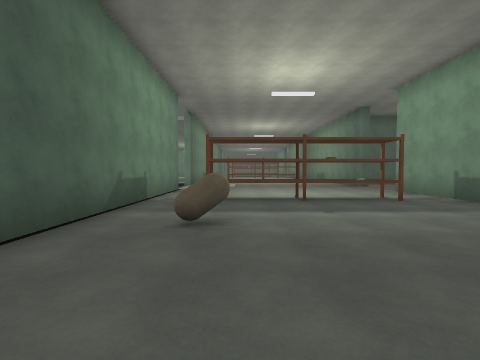
view 1 (above)

24 first-person views from a walk through a 3-D level made in the Unity game engine. The camera is 1.4 m above the floor, tilts 2° down and sees 85° across. The floor is counted in squares, 2 m on a side. Each view is taken from the middle of a square. On the plan, view 1 faces up. The plan holds only what a view shows up to about 9 squares ahead; the rest is blank. The place goes on beyond the plan. The player character is not drawn.

view 2
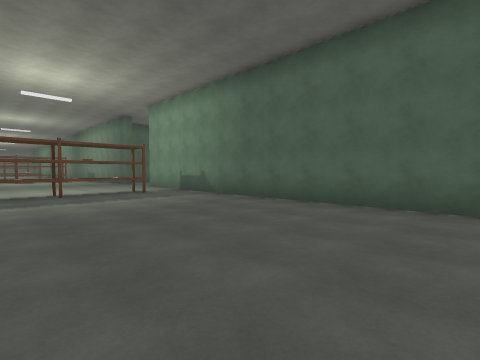

view 3
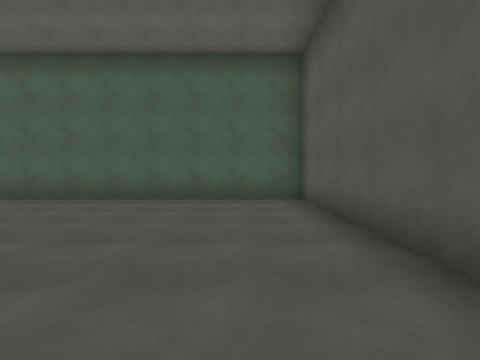

view 4
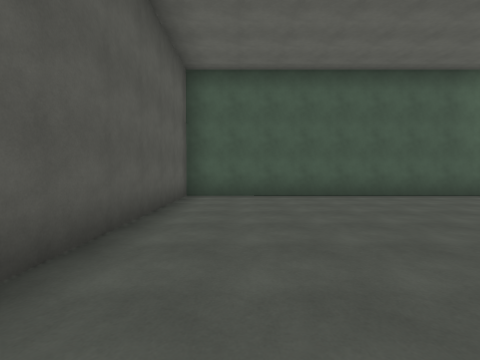

view 5
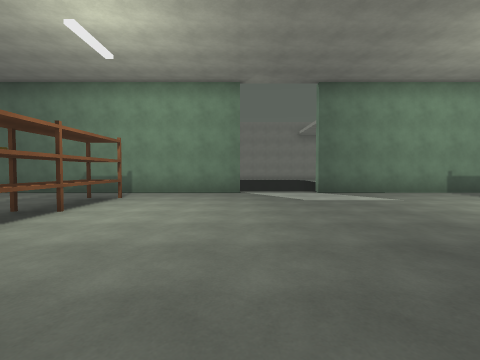

view 6
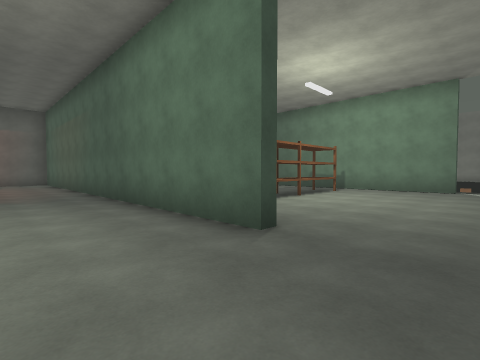

view 7
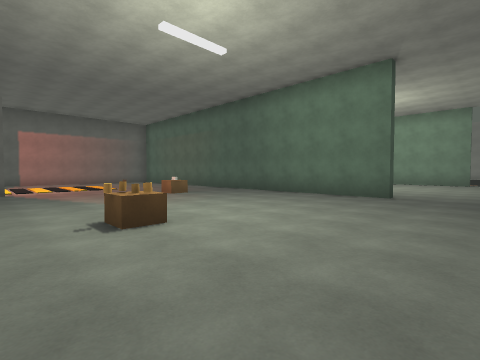

view 8
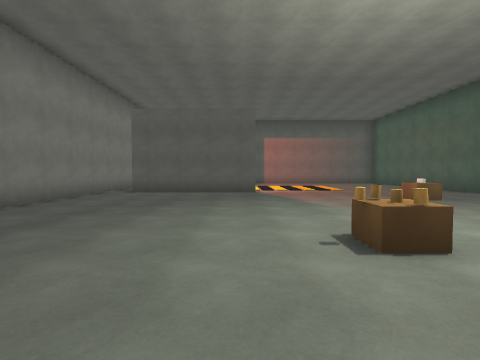

view 9
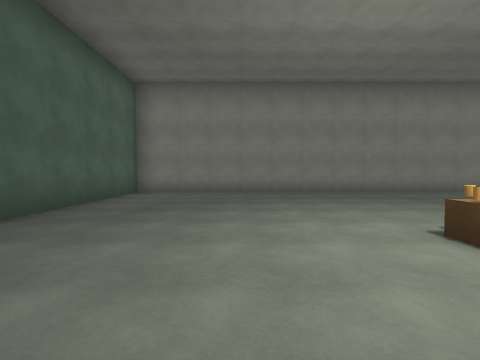

view 10
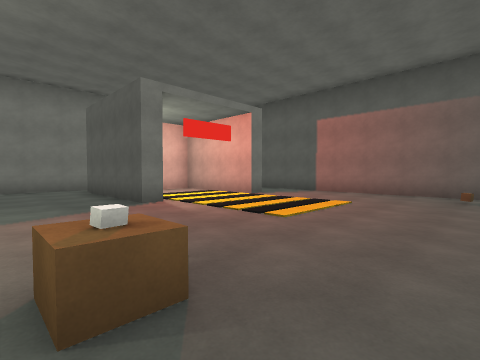

view 11
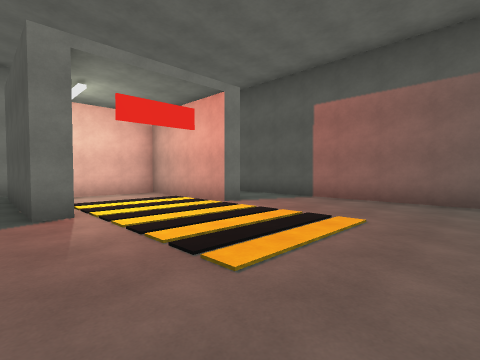

view 12
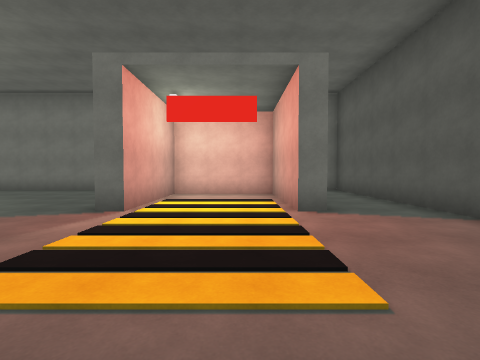

view 13
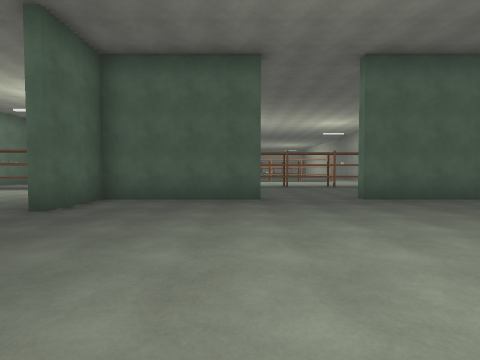

view 14
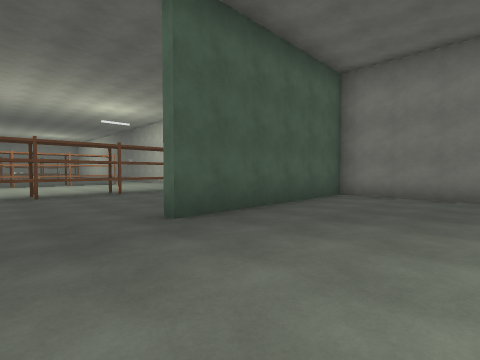

view 15
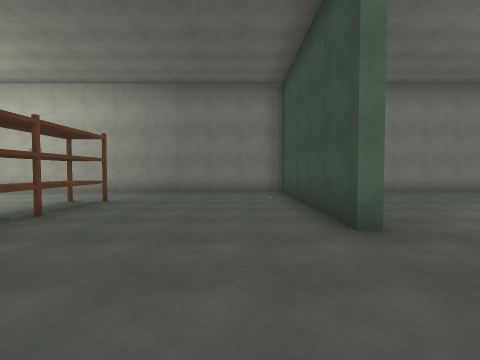

view 16
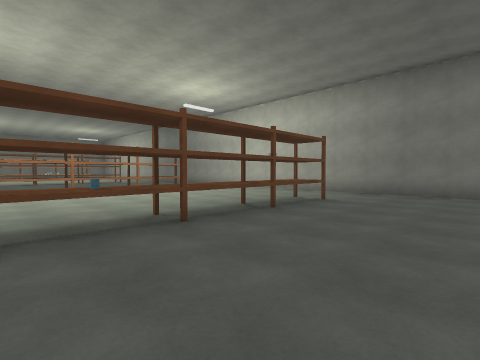

view 17
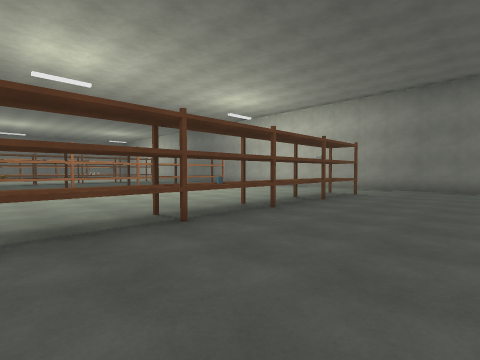

view 18
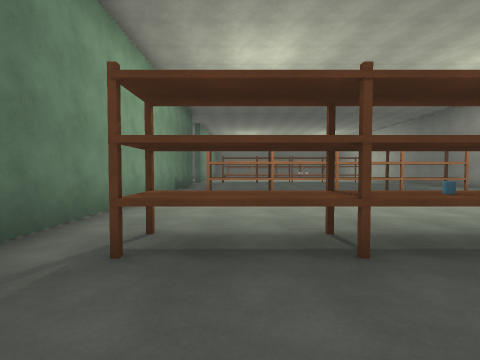

view 19
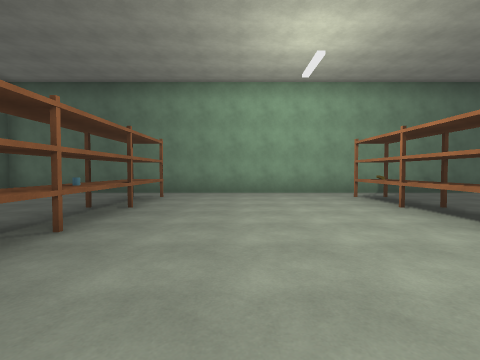

view 20
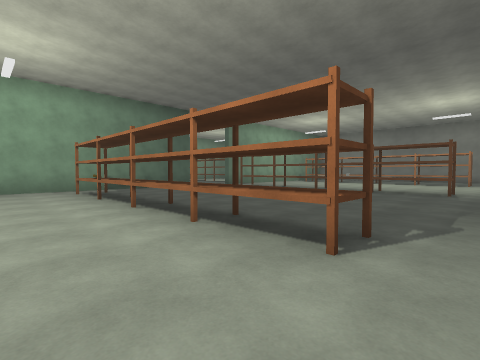

view 21
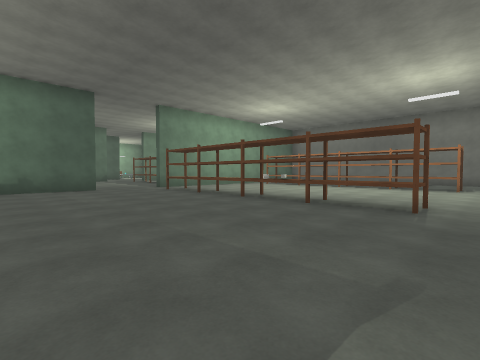

view 22
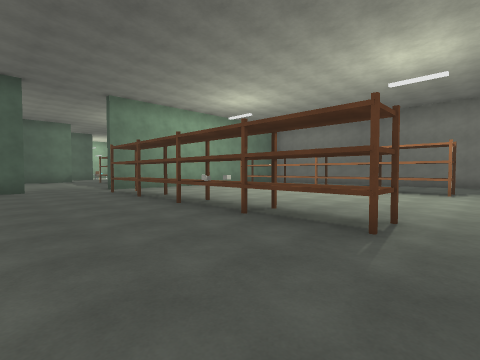

view 23
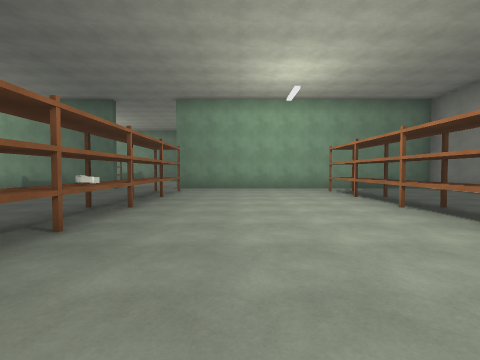

view 24
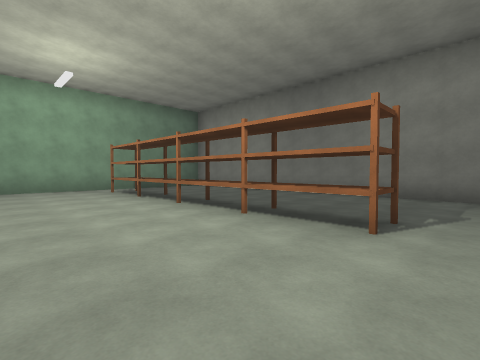

### Floor plan
Ten units are one square. View 1 is at (0, 0); x grows to the right and y downward. Boxes are objects, and circles mark ways between rooms. Rooms are numbered by the first view taken in them; rooms with no view inside come last. Other rooms are left out.
<svg viewBox="-28 -420 208 470">
<path fill="none" stroke="#000" d="M-23 -54 -23 45 54 45 54 -55M5 -60 -2 -60M38 -60 24 -60M175 -10 175 -133 120 -133M125 26 125 20 160 20 160 -10 125 -10 125 -15 165 -15M54 -90 57 -90 57 -6M95 -133 57 -133 57 -115M72 45 170 45M57 -291 57 -136M57 -365 57 -344M158 -415 108 -415M79 -415 70 -415M120 -133 120 -136 175 -136 175 -229M106 -311 76 -311M146 -311 135 -311M96 -320 106 -320M146 -241 75 -241M146 -371 76 -371M76 -190 86 -190M145 -180 114 -180M85 -180 74 -180"/>
<rect x="-5" y="-45" width="10" height="10" fill="#bbb"><title>other object</title></rect>
<rect x="85" y="-35" width="10" height="10" fill="#bbb"><title>other object</title></rect>
<rect x="85" y="-45" width="10" height="10" fill="#bbb"><title>other object</title></rect>
<rect x="105" y="-85" width="10" height="10" fill="#bbb"><title>other object</title></rect>
<rect x="115" y="-75" width="10" height="10" fill="#bbb"><title>other object</title></rect>
<rect x="115" y="-85" width="10" height="10" fill="#bbb"><title>other object</title></rect>
<rect x="65" y="-185" width="10" height="10" fill="#bbb"><title>other object</title></rect>
<rect x="65" y="-195" width="10" height="10" fill="#bbb"><title>other object</title></rect>
<rect x="65" y="-245" width="10" height="10" fill="#bbb"><title>other object</title></rect>
<rect x="65" y="-255" width="10" height="10" fill="#bbb"><title>other object</title></rect>
<rect x="65" y="-315" width="10" height="10" fill="#bbb"><title>other object</title></rect>
<rect x="65" y="-325" width="10" height="10" fill="#bbb"><title>other object</title></rect>
<rect x="65" y="-375" width="10" height="10" fill="#bbb"><title>other object</title></rect>
<rect x="65" y="-385" width="10" height="10" fill="#bbb"><title>other object</title></rect>
<rect x="85" y="-185" width="10" height="10" fill="#bbb"><title>other object</title></rect>
<rect x="85" y="-195" width="10" height="10" fill="#bbb"><title>other object</title></rect>
<rect x="85" y="-245" width="10" height="10" fill="#bbb"><title>other object</title></rect>
<rect x="85" y="-255" width="10" height="10" fill="#bbb"><title>other object</title></rect>
<rect x="85" y="-315" width="10" height="10" fill="#bbb"><title>other object</title></rect>
<rect x="85" y="-325" width="10" height="10" fill="#bbb"><title>other object</title></rect>
<rect x="85" y="-375" width="10" height="10" fill="#bbb"><title>other object</title></rect>
<rect x="85" y="-385" width="10" height="10" fill="#bbb"><title>other object</title></rect>
<rect x="95" y="-195" width="10" height="20" fill="#bbb"><title>other object</title></rect>
<rect x="105" y="-185" width="10" height="10" fill="#bbb"><title>other object</title></rect>
<rect x="105" y="-195" width="10" height="10" fill="#bbb"><title>other object</title></rect>
<rect x="105" y="-245" width="10" height="10" fill="#bbb"><title>other object</title></rect>
<rect x="105" y="-255" width="10" height="10" fill="#bbb"><title>other object</title></rect>
<rect x="105" y="-315" width="10" height="10" fill="#bbb"><title>other object</title></rect>
<rect x="105" y="-325" width="10" height="10" fill="#bbb"><title>other object</title></rect>
<rect x="105" y="-375" width="10" height="10" fill="#bbb"><title>other object</title></rect>
<rect x="105" y="-385" width="10" height="10" fill="#bbb"><title>other object</title></rect>
<rect x="115" y="-315" width="10" height="10" fill="#bbb"><title>other object</title></rect>
<rect x="115" y="-325" width="10" height="10" fill="#bbb"><title>other object</title></rect>
<rect x="125" y="-185" width="10" height="10" fill="#bbb"><title>other object</title></rect>
<rect x="125" y="-195" width="10" height="10" fill="#bbb"><title>other object</title></rect>
<rect x="125" y="-245" width="10" height="10" fill="#bbb"><title>other object</title></rect>
<rect x="125" y="-255" width="10" height="10" fill="#bbb"><title>other object</title></rect>
<rect x="125" y="-315" width="10" height="10" fill="#bbb"><title>other object</title></rect>
<rect x="125" y="-325" width="10" height="10" fill="#bbb"><title>other object</title></rect>
<rect x="125" y="-375" width="10" height="10" fill="#bbb"><title>other object</title></rect>
<rect x="125" y="-385" width="10" height="10" fill="#bbb"><title>other object</title></rect>
<rect x="145" y="-185" width="10" height="10" fill="#bbb"><title>other object</title></rect>
<rect x="145" y="-195" width="10" height="10" fill="#bbb"><title>other object</title></rect>
<rect x="145" y="-245" width="10" height="10" fill="#bbb"><title>other object</title></rect>
<rect x="145" y="-255" width="10" height="10" fill="#bbb"><title>other object</title></rect>
<rect x="145" y="-315" width="10" height="10" fill="#bbb"><title>other object</title></rect>
<rect x="145" y="-325" width="10" height="10" fill="#bbb"><title>other object</title></rect>
<rect x="145" y="-375" width="10" height="10" fill="#bbb"><title>other object</title></rect>
<rect x="145" y="-385" width="10" height="10" fill="#bbb"><title>other object</title></rect>
<circle cx="105" cy="-140" r="3" fill="#2a7"/>
<text x="20" y="0">1</text>
<text x="120" y="-50">2</text>
<text x="120" y="-280">3</text>
</svg>
Room 2 opens to room 3.

Where each view was taken, in squares from view 1:
view 1: 0 up, 0 right, facing up
view 2: 2 down, 0 right, facing up-right
view 3: 3 down, 1 left, facing right
view 4: 3 down, 5 right, facing left
view 5: 10 up, 6 right, facing left
view 6: 11 up, 8 right, facing down-left
view 7: 11 up, 13 right, facing down-left
view 8: 10 up, 13 right, facing down
view 9: 10 up, 9 right, facing right
view 10: 4 up, 7 right, facing down-right
view 11: 2 up, 8 right, facing down-right
view 12: 1 down, 8 right, facing right
view 13: 7 up, 9 right, facing up
view 14: 10 up, 10 right, facing up-right
view 15: 15 up, 9 right, facing right
view 16: 15 up, 9 right, facing up-right
view 17: 15 up, 7 right, facing up-right
view 18: 16 up, 8 right, facing up
view 19: 21 up, 14 right, facing left
view 20: 22 up, 16 right, facing up-left
view 21: 26 up, 16 right, facing up-left
view 22: 28 up, 16 right, facing up-left
view 23: 34 up, 16 right, facing left
view 24: 34 up, 16 right, facing up-left
